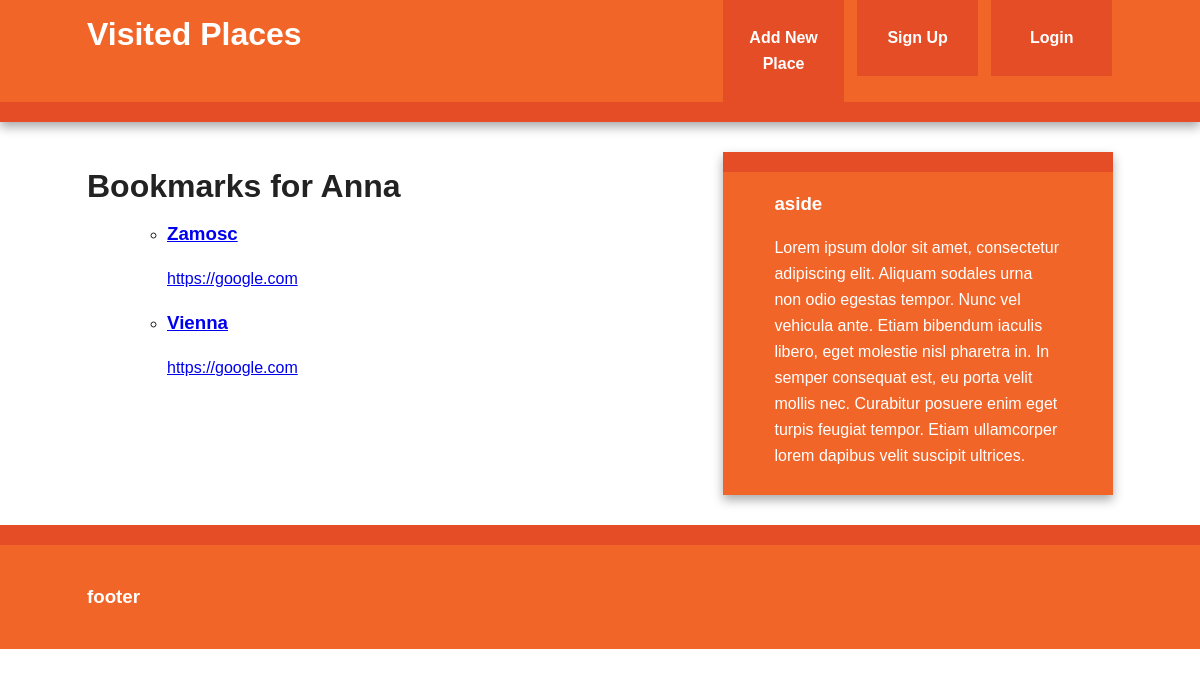
Screenshot of /users/user/Anna with the database file from the repository.
### visited_places/models.py (models this page shows, shortened)
class User(db.Model, UserMixin):
    id = db.Column(db.Integer, primary_key=True)
    username = db.Column(db.String(80), unique=True)
    email = db.Column(db.String(120), unique=True)
    password_hash = db.Column(db.String)
    bookmarks = db.relationship('Bookmark', backref='user', lazy='dynamic')
    @property
    def password(self):
        raise AttributeError('password: write-only field')

class Bookmark(db.Model):
    id = db.Column(db.Integer, primary_key=True)
    url = db.Column(db.Text, nullable=False)
    date = db.Column(db.DateTime, default=datetime.utcnow)
    continent = db.Column(db.String(100))
    country = db.Column(db.String(100))
    city = db.Column(db.String(100))
    user_id = db.Column(db.Integer, db.ForeignKey('user.id'), nullable=False)

### visited_places/views/user_views.py (the view)
@user_bp.route('/user/<username>')
def user(username):
    user_db = User.query.filter_by(username=username).first_or_404()
    return render_template('user.html', user=user_db)

### visited_places/templates/user.html (shortened to what this page needs)
{% extends "base.html" %}
{% block content %}
<article>
    <header>
        <h1>Bookmarks for {{ user.username }}</h1>
        <ul>
            {% if user.bookmarks.count() > 0 %}
                {% with bookmarks=user.bookmarks %}
                    {% include "bookmark_list.html" %}
                {% endwith %}
            {% else %}
                <li>This user has not added any bookmarks yet.</li>
            {% endif %}
        </ul>
    </header>
</article>
{% endblock %}

### visited_places/templates/bookmark_list.html
<ul class="bookmarks">
    {% for bookmark in bookmarks %}
        <li>
            {% include 'bookmark.html' %}
        </li>
    {% endfor %}
</ul>

### visited_places/templates/bookmark.html (shortened to what this page needs)
<div class="bookmark">
    <a href="{{ bookmark.url }}" class="header">
        <h3 class="description">
            {{ bookmark.city|truncate(50, killwords=True) }}
        </h3>
        <span class="url">
            {{ bookmark.url|truncate(50, killwords=True) }}
        </span>
    </a>
</div>

### rows the page displays
User: username "Anna"
Bookmark: city "Zamosc", url "https://google.com"
Bookmark: city "Vienna", url "https://google.com"
